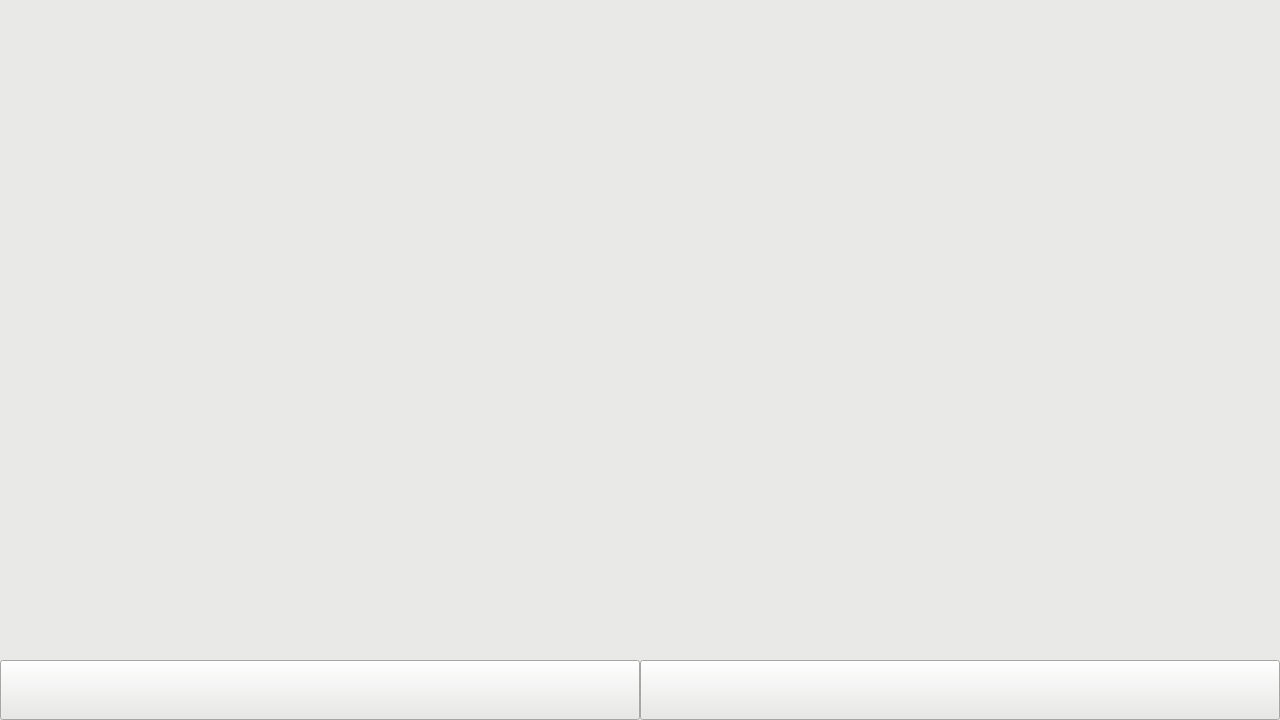
<?xml version="1.0" encoding="UTF-8"?>
<ui version="4.0">
 <class>ChangeDateTimePage</class>
 <widget class="QWidget" name="changeDateTimePage">
  <property name="geometry">
   <rect>
    <x>0</x>
    <y>0</y>
    <width>1280</width>
    <height>720</height>
   </rect>
  </property>
  <property name="styleSheet">
   <string notr="true">background-color: rgb(233,233,231);</string>
  </property>
  <!-- 标题栏 -->
  <widget class="QLabel" name="titleLabel">
   <property name="geometry">
    <rect>
     <x>0</x>
     <y>0</y>
     <width>1280</width>
     <height>70</height>
    </rect>
   </property>
   <property name="text">
    <string/>
   </property>
   <property name="alignment">
    <set>Qt::AlignCenter</set>
   </property>
  </widget>
  <!-- 取消按钮 -->
  <widget class="QPushButton" name="cancelButton">
   <property name="geometry">
    <rect>
     <x>0</x>
     <y>660</y>
     <width>640</width>
     <height>60</height>
    </rect>
   </property>
   <property name="text">
    <string/>
   </property>
   <property name="autoDefault">
    <bool>false</bool>
   </property>
  </widget>
  <!-- 确认按钮 -->
  <widget class="QPushButton" name="confirmButton">
   <property name="geometry">
    <rect>
     <x>640</x>
     <y>660</y>
     <width>640</width>
     <height>60</height>
    </rect>
   </property>
   <property name="text">
    <string/>
   </property>
   <property name="autoDefault">
    <bool>false</bool>
   </property>
  </widget>
  <!-- RollingBox 容器 -->
  <widget class="QWidget" name="horizontalLayoutWidget">
   <property name="geometry">
    <rect>
     <x>0</x>
     <y>70</y>
     <width>1280</width>
     <height>590</height>
    </rect>
   </property>
   <layout class="QHBoxLayout" name="Layout"/>
  </widget>
 </widget>
 <resources/>
 <connections/>
</ui>
